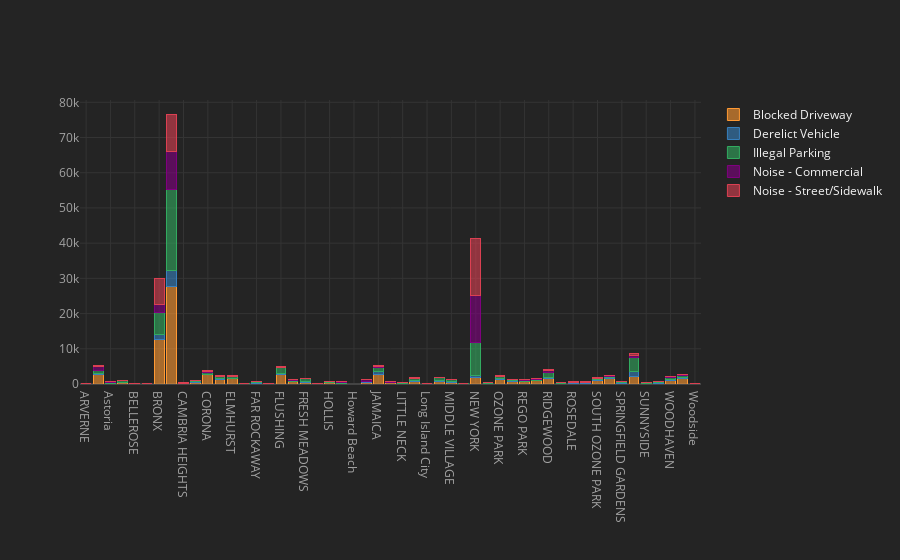

The code cell stored with this chart in its notebook:
### Code cell
#Comparison between different cities for different complaint types
City_Complaint_Type = pd.crosstab(tdf['City'],tdf['Complaint Type'])
City_Complaint_Type.iplot(kind='bar',barmode='stack')

### Figure 1 — Plotly figure (JSON) as saved in the notebook; plotly's stock layout.template omitted (floating-point values rounded to 4 significant figures)
{"data": [{"marker": {"color": "rgba(255, 153, 51, 0.6)", "line": {"color": "rgba(255, 153, 51, 1.0)", "width": 1}}, "name": "Blocked Driveway", "orientation": "v", "text": "", "type": "bar", "x": ["ARVERNE", "ASTORIA", "Astoria", "BAYSIDE", "BELLEROSE", "BREEZY POINT", "BRONX", "BROOKLYN", "CAMBRIA HEIGHTS", "COLLEGE POINT", "CORONA", "EAST ELMHURST", "ELMHURST", "East Elmhurst", "FAR ROCKAWAY", "FLORAL PARK", "FLUSHING", "FOREST HILLS", "FRESH MEADOWS", "GLEN OAKS", "HOLLIS", "HOWARD BEACH", "Howard Beach", "JACKSON HEIGHTS", "JAMAICA", "KEW GARDENS", "LITTLE NECK", "LONG ISLAND CITY", "Long Island City", "MASPETH", "MIDDLE VILLAGE", "NEW HYDE PARK", "NEW YORK", "OAKLAND GARDENS", "OZONE PARK", "QUEENS VILLAGE", "REGO PARK", "RICHMOND HILL", "RIDGEWOOD", "ROCKAWAY PARK", "ROSEDALE", "SAINT ALBANS", "SOUTH OZONE PARK", "SOUTH RICHMOND HILL", "SPRINGFIELD GARDENS", "STATEN ISLAND", "SUNNYSIDE", "WHITESTONE", "WOODHAVEN", "WOODSIDE", "Woodside"], "y": [35, 2571, 116, 371, 94, 3, 12538, 27711, 147, 426, 2727, 1383, 1430, 0, 280, 20, 2741, 649, 488, 28, 335, 162, 1, 553, 2757, 309, 119, 739, 34, 720, 452, 51, 1923, 127, 1235, 582, 595, 860, 1627, 65, 207, 236, 924, 1530, 257, 2103, 202, 207, 1039, 1571, 11]}, {"marker": {"color": "rgba(55, 128, 191, 0.6)", "line": {"color": "rgba(55, 128, 191, 1.0)", "width": 1}}, "name": "Derelict Vehicle", "orientation": "v", "text": "", "type": "bar", "x": ["ARVERNE", "ASTORIA", "Astoria", "BAYSIDE", "BELLEROSE", "BREEZY POINT", "BRONX", "BROOKLYN", "CAMBRIA HEIGHTS", "COLLEGE POINT", "CORONA", "EAST ELMHURST", "ELMHURST", "East Elmhurst", "FAR ROCKAWAY", "FLORAL PARK", "FLUSHING", "FOREST HILLS", "FRESH MEADOWS", "GLEN OAKS", "HOLLIS", "HOWARD BEACH", "Howard Beach", "JACKSON HEIGHTS", "JAMAICA", "KEW GARDENS", "LITTLE NECK", "LONG ISLAND CITY", "Long Island City", "MASPETH", "MIDDLE VILLAGE", "NEW HYDE PARK", "NEW YORK", "OAKLAND GARDENS", "OZONE PARK", "QUEENS VILLAGE", "REGO PARK", "RICHMOND HILL", "RIDGEWOOD", "ROCKAWAY PARK", "ROSEDALE", "SAINT ALBANS", "SOUTH OZONE PARK", "SOUTH RICHMOND HILL", "SPRINGFIELD GARDENS", "STATEN ISLAND", "SUNNYSIDE", "WHITESTONE", "WOODHAVEN", "WOODSIDE", "Woodside"], "y": [21, 279, 12, 153, 61, 3, 1607, 4425, 86, 165, 48, 90, 60, 1, 130, 43, 367, 41, 242, 44, 131, 102, 0, 26, 781, 12, 43, 163, 4, 340, 247, 13, 426, 58, 368, 291, 63, 146, 263, 5, 174, 165, 305, 241, 177, 1429, 8, 169, 275, 172, 2]}, {"marker": {"color": "rgba(50, 171, 96, 0.6)", "line": {"color": "rgba(50, 171, 96, 1.0)", "width": 1}}, "name": "Illegal Parking", "orientation": "v", "text": "", "type": "bar", "x": ["ARVERNE", "ASTORIA", "Astoria", "BAYSIDE", "BELLEROSE", "BREEZY POINT", "BRONX", "BROOKLYN", "CAMBRIA HEIGHTS", "COLLEGE POINT", "CORONA", "EAST ELMHURST", "ELMHURST", "East Elmhurst", "FAR ROCKAWAY", "FLORAL PARK", "FLUSHING", "FOREST HILLS", "FRESH MEADOWS", "GLEN OAKS", "HOLLIS", "HOWARD BEACH", "Howard Beach", "JACKSON HEIGHTS", "JAMAICA", "KEW GARDENS", "LITTLE NECK", "LONG ISLAND CITY", "Long Island City", "MASPETH", "MIDDLE VILLAGE", "NEW HYDE PARK", "NEW YORK", "OAKLAND GARDENS", "OZONE PARK", "QUEENS VILLAGE", "REGO PARK", "RICHMOND HILL", "RIDGEWOOD", "ROCKAWAY PARK", "ROSEDALE", "SAINT ALBANS", "SOUTH OZONE PARK", "SOUTH RICHMOND HILL", "SPRINGFIELD GARDENS", "STATEN ISLAND", "SUNNYSIDE", "WHITESTONE", "WOODHAVEN", "WOODSIDE", "Woodside"], "y": [43, 885, 213, 363, 78, 13, 6256, 23235, 45, 304, 537, 725, 553, 13, 219, 57, 1486, 352, 783, 46, 120, 206, 0, 144, 1031, 176, 214, 577, 52, 718, 664, 12, 9477, 157, 500, 405, 418, 319, 1471, 250, 156, 99, 395, 397, 190, 3974, 92, 400, 571, 654, 100]}, {"marker": {"color": "rgba(128, 0, 128, 0.6)", "line": {"color": "rgba(128, 0, 128, 1.0)", "width": 1}}, "name": "Noise - Commercial", "orientation": "v", "text": "", "type": "bar", "x": ["ARVERNE", "ASTORIA", "Astoria", "BAYSIDE", "BELLEROSE", "BREEZY POINT", "BRONX", "BROOKLYN", "CAMBRIA HEIGHTS", "COLLEGE POINT", "CORONA", "EAST ELMHURST", "ELMHURST", "East Elmhurst", "FAR ROCKAWAY", "FLORAL PARK", "FLUSHING", "FOREST HILLS", "FRESH MEADOWS", "GLEN OAKS", "HOLLIS", "HOWARD BEACH", "Howard Beach", "JACKSON HEIGHTS", "JAMAICA", "KEW GARDENS", "LITTLE NECK", "LONG ISLAND CITY", "Long Island City", "MASPETH", "MIDDLE VILLAGE", "NEW HYDE PARK", "NEW YORK", "OAKLAND GARDENS", "OZONE PARK", "QUEENS VILLAGE", "REGO PARK", "RICHMOND HILL", "RIDGEWOOD", "ROCKAWAY PARK", "ROSEDALE", "SAINT ALBANS", "SOUTH OZONE PARK", "SOUTH RICHMOND HILL", "SPRINGFIELD GARDENS", "STATEN ISLAND", "SUNNYSIDE", "WHITESTONE", "WOODHAVEN", "WOODSIDE", "Woodside"], "y": [2, 1145, 261, 29, 36, 4, 2145, 10528, 7, 21, 226, 31, 68, 0, 42, 2, 158, 117, 13, 73, 23, 209, 0, 445, 373, 159, 68, 199, 18, 46, 8, 0, 13336, 0, 99, 38, 68, 213, 368, 33, 19, 22, 54, 184, 31, 585, 155, 10, 173, 174, 2]}, {"marker": {"color": "rgba(219, 64, 82, 0.6)", "line": {"color": "rgba(219, 64, 82, 1.0)", "width": 1}}, "name": "Noise - Street/Sidewalk", "orientation": "v", "text": "", "type": "bar", "x": ["ARVERNE", "ASTORIA", "Astoria", "BAYSIDE", "BELLEROSE", "BREEZY POINT", "BRONX", "BROOKLYN", "CAMBRIA HEIGHTS", "COLLEGE POINT", "CORONA", "EAST ELMHURST", "ELMHURST", "East Elmhurst", "FAR ROCKAWAY", "FLORAL PARK", "FLUSHING", "FOREST HILLS", "FRESH MEADOWS", "GLEN OAKS", "HOLLIS", "HOWARD BEACH", "Howard Beach", "JACKSON HEIGHTS", "JAMAICA", "KEW GARDENS", "LITTLE NECK", "LONG ISLAND CITY", "Long Island City", "MASPETH", "MIDDLE VILLAGE", "NEW HYDE PARK", "NEW YORK", "OAKLAND GARDENS", "OZONE PARK", "QUEENS VILLAGE", "REGO PARK", "RICHMOND HILL", "RIDGEWOOD", "ROCKAWAY PARK", "ROSEDALE", "SAINT ALBANS", "SOUTH OZONE PARK", "SOUTH RICHMOND HILL", "SPRINGFIELD GARDENS", "STATEN ISLAND", "SUNNYSIDE", "WHITESTONE", "WOODHAVEN", "WOODSIDE", "Woodside"], "y": [18, 282, 113, 5, 9, 1, 7371, 10721, 17, 21, 160, 77, 181, 0, 93, 3, 129, 67, 30, 4, 26, 10, 0, 125, 240, 7, 6, 95, 26, 107, 25, 0, 16098, 13, 77, 44, 36, 80, 346, 163, 16, 50, 66, 61, 25, 643, 47, 18, 56, 221, 5]}], "layout": {"barmode": "stack", "legend": {"bgcolor": "#242424", "font": {"color": "#F4F4F4"}, "traceorder": "normal"}, "paper_bgcolor": "#242424", "plot_bgcolor": "#242424", "title": {"font": {"color": "#F4F4F4"}}, "xaxis": {"gridcolor": "#343434", "showgrid": true, "tickfont": {"color": "#A4A4A4"}, "title": {"font": {"color": "#A4A4A4"}, "text": ""}, "zerolinecolor": "#444444"}, "yaxis": {"gridcolor": "#343434", "showgrid": true, "tickfont": {"color": "#A4A4A4"}, "title": {"font": {"color": "#A4A4A4"}, "text": ""}, "zerolinecolor": "#444444"}}}
